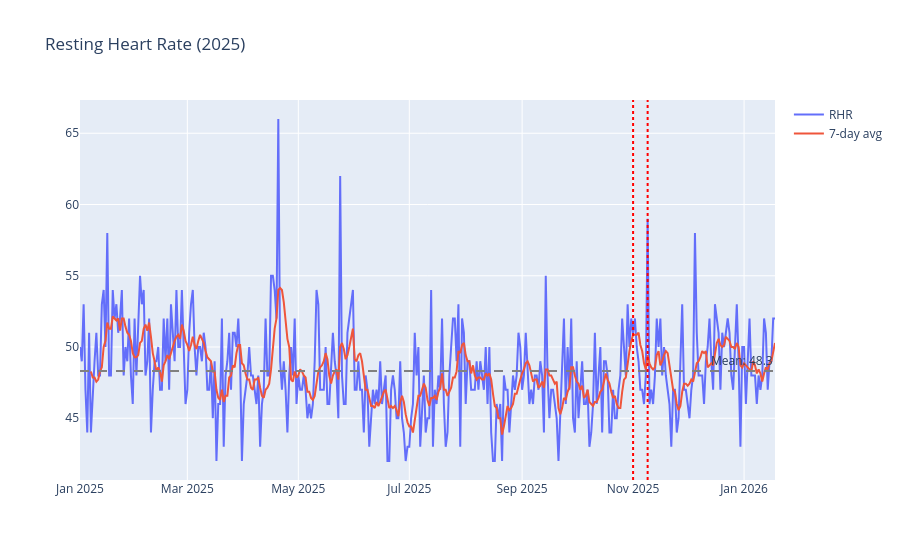

Write notebook code for a chart like this one.
### Code cell
rhr = pd.read_sql("""
  SELECT date(start_date, '-5 hours') as day, quantity as value
  FROM health_samples 
  WHERE type = 'HKQuantityTypeIdentifierRestingHeartRate'
    AND start_date >= '2025-01-01'
  ORDER BY start_date
""", conn)

daily_rhr = rhr.groupby('day')['value'].first().reset_index()
daily_rhr['rolling_7'] = daily_rhr['value'].rolling(7).mean()
baseline_rhr = daily_rhr['value'].mean()

races = ['2025-11-01', '2025-11-09']

fig = go.Figure()
fig.add_trace(go.Scatter(x=daily_rhr['day'], y=daily_rhr['value'], mode='lines', name='RHR'))
fig.add_trace(go.Scatter(x=daily_rhr['day'], y=daily_rhr['rolling_7'], mode='lines', name='7-day avg'))
fig.add_hline(y=baseline_rhr, line_dash="dash", line_color="gray", annotation_text=f"Mean: {baseline_rhr:.1f}")

for race in races:
    fig.add_vline(x=race, line_dash="dot", line_color="red")

fig.update_layout(title='Resting Heart Rate (2025)')
fig.show()

### Figure 1 — Plotly figure (JSON) as saved in the notebook; plotly's stock layout.template omitted (floating-point values rounded to 4 significant figures; data arrays with more than 128 entries replaced by an {"elided": "..."} marker saying what was removed)
{"data": [{"mode": "lines", "name": "RHR", "type": "scatter", "x": {"elided": "382 str values"}, "y": {"elided": "382 float values"}}, {"mode": "lines", "name": "7-day avg", "type": "scatter", "x": {"elided": "382 str values"}, "y": {"elided": "382 float values"}}], "layout": {"annotations": [{"showarrow": false, "text": "Mean: 48.3", "x": 1, "xanchor": "right", "xref": "x domain", "y": 48.32, "yanchor": "bottom", "yref": "y"}], "shapes": [{"line": {"color": "gray", "dash": "dash"}, "type": "line", "x0": 0, "x1": 1, "xref": "x domain", "y0": 48.32, "y1": 48.32, "yref": "y"}, {"line": {"color": "red", "dash": "dot"}, "type": "line", "x0": "2025-11-01", "x1": "2025-11-01", "xref": "x", "y0": 0, "y1": 1, "yref": "y domain"}, {"line": {"color": "red", "dash": "dot"}, "type": "line", "x0": "2025-11-09", "x1": "2025-11-09", "xref": "x", "y0": 0, "y1": 1, "yref": "y domain"}], "title": {"text": "Resting Heart Rate (2025)"}}}
